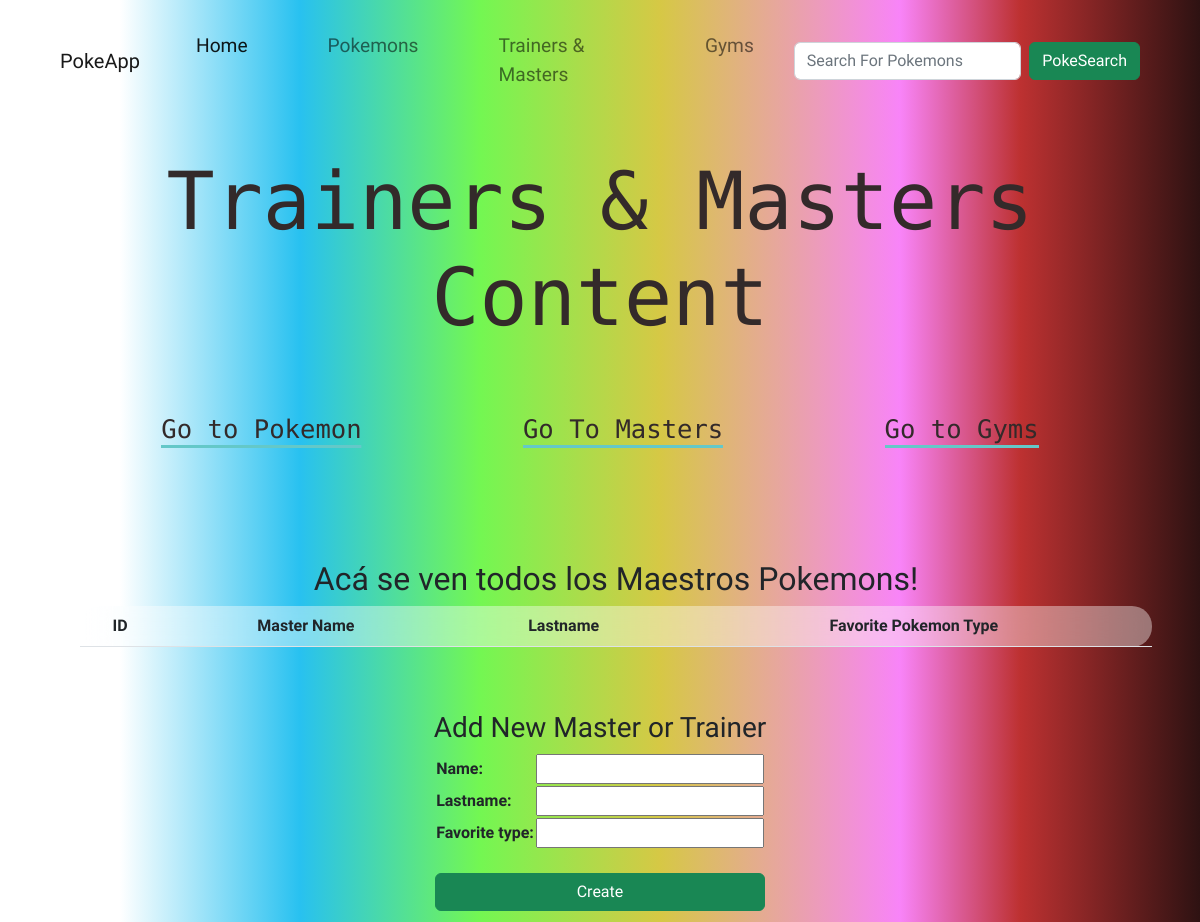
The page /PokeApp/master/ on the database as committed earlier.
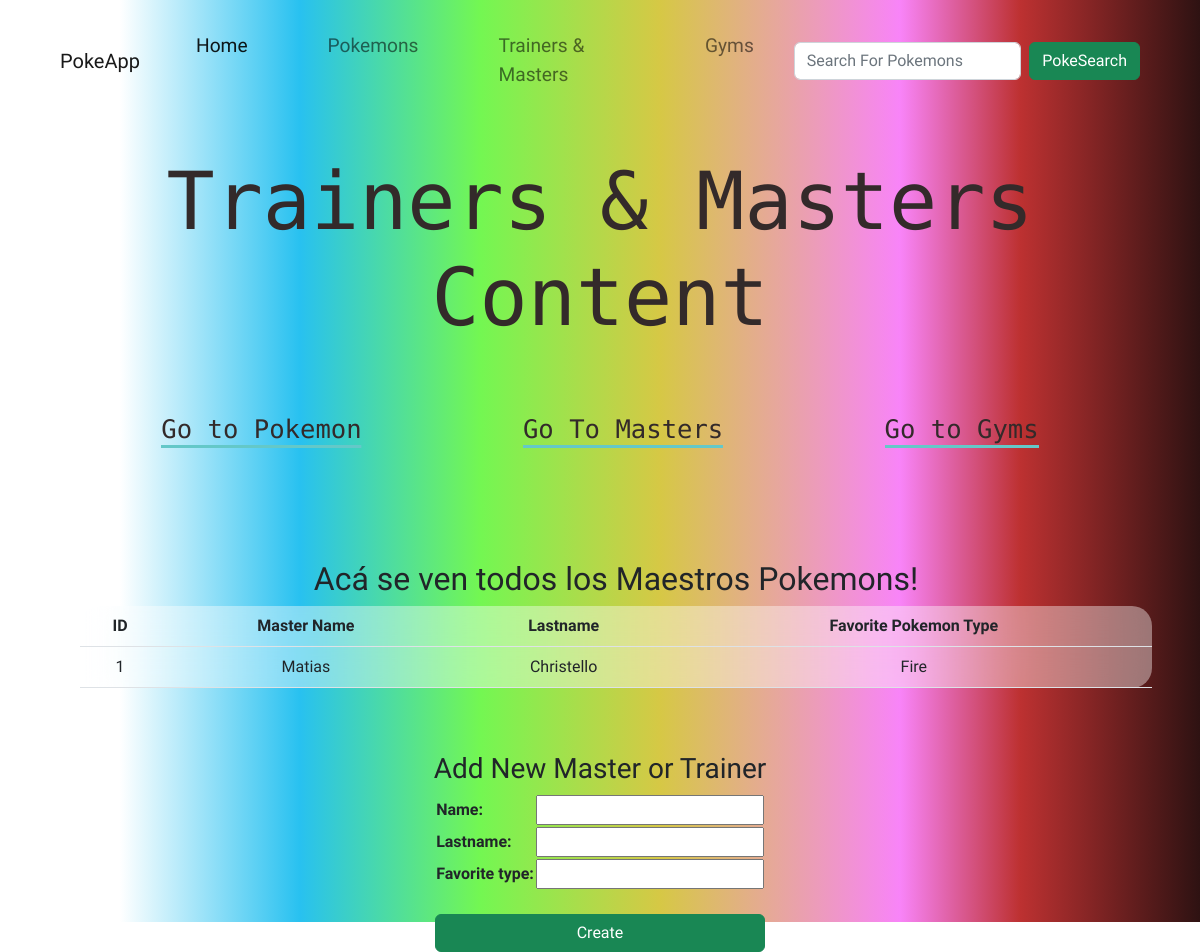
The same page on the database as committed later.
### myApp/models.py (models this page shows, shortened)
class Master(models.Model):
    name = models.CharField(max_length=20)
    lastname = models.CharField(max_length=20)
    favorite_type = models.CharField(max_length=20)

### myApp/views.py (the view)
# urls.py: path('master/', views.views_master, name='Master'),
def views_master(request):
    all_masters = Master.objects.all()
    if request.method == 'POST':
        masterform = MasterForm(request.POST)
        if masterform.is_valid():
            info = masterform.cleaned_data
            master = Master(name=info['name'], lastname=info['lastname'], favorite_type=info['favorite_type'])
            master.save()
            return render(request, 'myApp/master.html', {'all_masters': all_masters, 'masterform': masterform})
    else:
        masterform = MasterForm()
    return render(request, 'myApp/master.html', {'all_masters': all_masters, 'masterform': masterform})

### myApp/forms.py
class MasterForm(forms.Form):
    name = forms.CharField()
    lastname = forms.CharField()
    favorite_type = forms.CharField()

### myApp/templates/myApp/master.html (shortened to what this page needs)
{% extends 'myApp/padre.html' %}
{% load static %}
{% block title %}
    <h1 class="text-center header-title">Trainers & Masters Content</h1>
{% endblock %}
{% block contenidoQueCambia %}
<div class="form__container justify-content-evenly">
    <ul class="d-flex flex-column align-items-center m-5">
        <h2 class="text-center">Acá se ven todos los Maestros Pokemons!</h2>
            <table class="table table-blur">
                <thead>
                    <tr>
                        <th class="text-center">ID</th>
                        <th class="text-center">Master Name</th>
                        <th class="text-center">Lastname</th>
                        <th class="text-center">Favorite Pokemon Type</th>
                    </tr>
                </thead>
                <tbody>
                    {% for master in all_masters %}
                        <tr>
                            <td class="mx-5 text-center">{{ master.id }}</td>
                            <td class="mx-5 text-center">{{ master.name }}</td>
                            <td class="mx-5 text-center">{{ master.lastname }}</td>
                            <td class="mx-5 text-center">{{ master.favorite_type }}</td>
                        </tr>
                    {% endfor %}
                </tbody>
            </table>
    </ul>
    <section class="addItem--form m-5">
        <h3>Add New Master or Trainer</h3>
        <form action="" method="POST">{% csrf_token %}
            <table>
                {{ masterform.as_table }}
            </table>
            <div class="d-grid gap-2 col-12 mx-auto mt-4">
                <button class="btn btn-inline-block btn-success" type="submit">Create</button>
            </div>
        </form>
    </section>
</div>
{% endblock %}

Rows that differ between the two databases and show on the page:
added Master: id "1", name "Matias", lastname "Christello", favorite_type "Fire"
